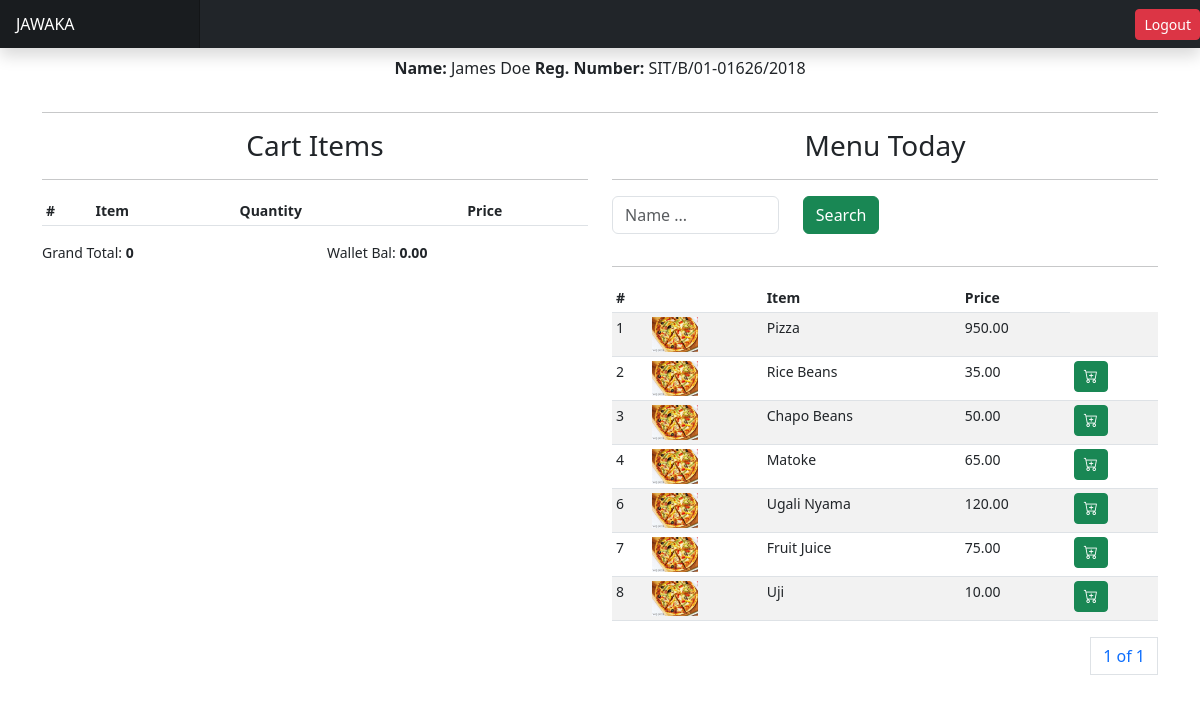
Page /orders/place-order/3/ (signed in) on the earlier database version.
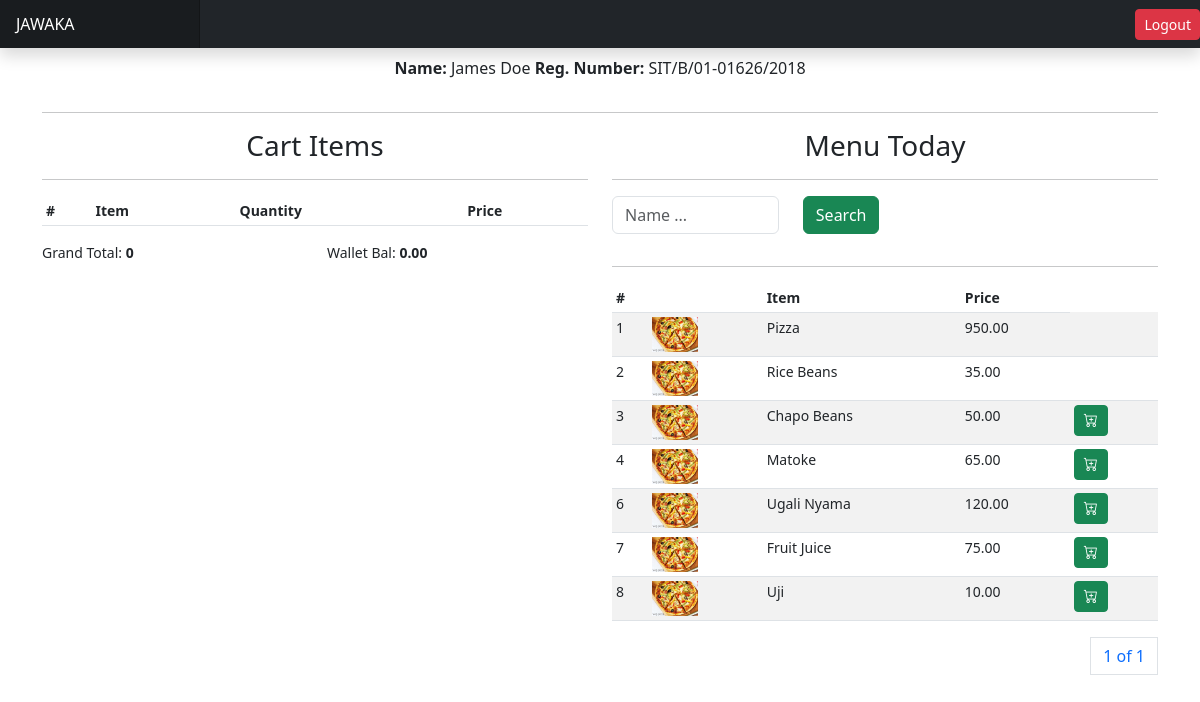
Same page on the later database version.
### apps/inventory/models.py (models this page shows, shortened)
class Menu(AbstractBaseModel):
    image = models.ImageField(upload_to="menu_images", null=True)
    category = models.CharField(max_length=255, choices=MENU_CATEGOGIES, null=True)
    item = models.CharField(max_length=255)
    price = models.DecimalField(max_digits=10, decimal_places=2)
    available = models.BooleanField(default=True)
    added_to_cart = models.BooleanField(default=False)
    quantity = models.FloatField(default=0)

### apps/orders/views.py (the view, shortened to what this page needs)
# urls.py: path("place-order/<int:student_id>/", pos, name="place-order"),
@login_required(login_url="/users/login/")
def pos(request, student_id=None):
    student = Student.objects.get(id=student_id)
    menus = Menu.objects.all()  # filter(added_to_cart=False)
    items = TemporaryOrderItem.objects.filter(student=student)
    order_value = sum(TemporaryOrderItem.objects.filter(
        student=student).values_list("price", flat=True))
    menus = Menu.objects.exclude(
        id__in=list(TemporaryOrderItem.objects.filter(
            student=student).values_list('menu_item_id', flat=True))
    )
    extra_amount = order_value - student.studentwallet.balance
    paginator = Paginator(menus, 10)
    page_number = request.GET.get("page")
    page_obj = paginator.get_page(page_number)
    context = {
        "student": student,
        "menus": menus,
        "items": items,
        "page_obj": page_obj,
        "order_value": order_value,
        "extra_amount": extra_amount
    }
    return render(request, "orders/pos.html", context)

### apps/students/models.py (called while the page is built)
    @property
    def wallet_balance(self):
        return self.studentwallet.balance

### apps/users/models.py (called while the page is built)
    def name(self):
        return f"{self.first_name} {self.last_name}"

### templates/orders/pos.html (shortened to what this page needs)
{% load static %}
<!DOCTYPE html>
<html lang="en">
<head>
    <head><script src="{% static 'assets/js/color-modes.js' %}"></script>
    <link rel="stylesheet" href="https://cdn.jsdelivr.net/npm/@docsearch/css@3">
    <link href="{%  static 'assets/dist/css/bootstrap.min.css' %}" rel="stylesheet">
     <link href="https://cdn.jsdelivr.net/npm/bootstrap-icons@1.10.3/font/bootstrap-icons.css" rel="stylesheet">
     <link href="{% static 'dashboard.css' %}" rel="stylesheet">
</head>
<body>
  <header class="navbar sticky-top bg-dark flex-md-nowrap p-0 shadow" data-bs-theme="dark">
    <a class="navbar-brand col-md-3 col-lg-2 me-0 px-3 fs-6 text-white" href="{% url 'pos-home' %}">JAWAKA</a>
    <a href="{% url 'logout' %}" class="btn btn-danger btn-sm">Logout</a>
  </header>
<div class="container">
  <div class="row mt-2">
      <p class="text-center"><b>Name:</b> {{student.user.name}} <b>Reg. Number:</b> {{student.registration_number}}</p>
</div>
<hr/>
<div class="row">
    <div class="col">
        <h3 class="text-center">Cart Items</h3>
        <hr/>
        <div class="table-responsive small">
            <table class="table table-striped table-sm">
              <thead>
                <tr>
                  <th scope="col">#</th>
                  <th scope="col">Item</th>
                  <th scope="col"></th>
                  <th scope="col">Quantity</th>
                  <th scope="col"></th>
                  <th scope="col">Price</th>
                </tr>
              </thead>
            </table>
            <div class="row">
              <div class="col">
                <p>Grand Total: <b>{{order_value}}</b></p>
            </div>
            <div class="col">
              <p>Wallet Bal: <b>{{student.wallet_balance}}</b></p>
          </div>
            </div>
          </div>
    </div>
    <div class="col">
        <h3 class="text-center">Menu Today</h3>
        <hr/>
        <div class="row">
            <div class="col">
                <form method="POST">
                    <div class="input-group mb-3">
                      <div class="row">
                        <div class="col">
                            <input type="text" class="form-control" name="name" id="name" placeholder="Name ...">
                          </div>
                        <div class="col">
                          <button class="btn btn-success">Search</button>
                        </div>
                      </div>
                    </div>
                  </form>
            </div>
        </div>
        <hr/>
        <div class="table-responsive small">
            <table class="table table-striped table-sm">
              <thead>
                <tr>
                  <th scope="col">#</th>
                  <th scope="col"></th>
                  <th scope="col">Item</th>
                  <th scope="col">Price</th>
                </tr>
              </thead>
              <tbody>
                {% for menu in page_obj %}
                <tr>
                  <td>{{menu.id}}</td>
                  <td>
                    <img src="{{menu.image.url}}" height="35" />
                  </td>
                  <td>{{menu.item}}</td>
                  <td>{{menu.price}}</td>
                <td>
                  {% if menu.quantity > 2 %}
                    <a href="{% url 'add-to-cart' menu.id student.id %}" class="btn btn-success btn-sm">
                        <i class="bi bi-cart-plus"></i>
                    </a>
                  {% endif %}
                </td>
                </tr>
                {% endfor %}
              </tbody>
            </table>
            <div>
              <nav aria-label="Page navigation example">
                <ul class="pagination justify-content-end">
                  <a class="page-link" href="#">{{ page_obj.number }} of {{ page_obj.paginator.num_pages }}</a>
                </ul>
              </nav>
            </div>
          </div>
    </div>
</div>
</div>
</body>
</html>

Differences in the rows shown:
changed Menu "Rice Beans": quantity 4 → 2 (drawn)
